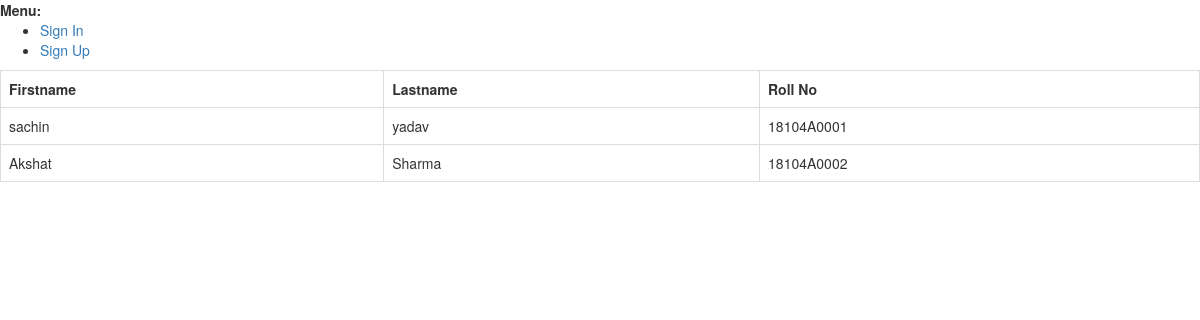
The app's page /detailed/2/2, older data.
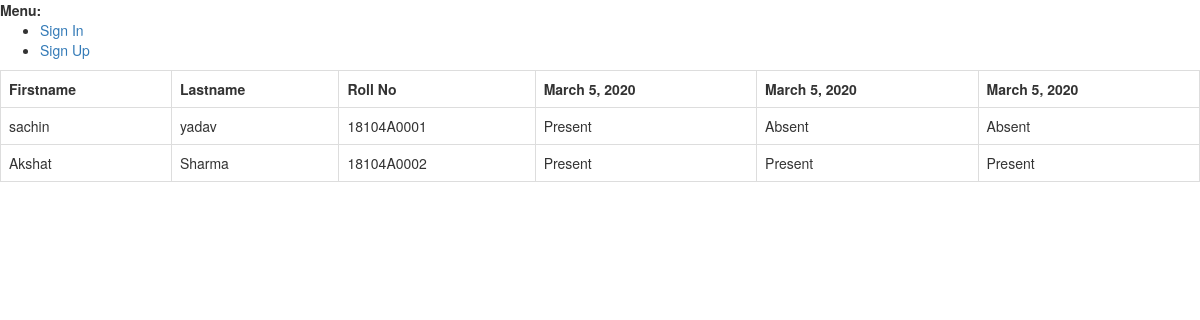
The same page, newer data.
### addentance/models.py (models this page shows, shortened)
class Attendance(models.Model):
    student  = models.ForeignKey('Student',on_delete=models.CASCADE,blank=True, null=True)
    subject = models.ForeignKey('Subject',on_delete=models.CASCADE,blank=True, null=True)
    detailed_attendance = models.ManyToManyField('AttendanceTimestamp')
    not_attended = models.IntegerField(default=0)
    total = models.IntegerField(default=0)

class Student(models.Model):
    first_name  = models.CharField(max_length = 100)
    last_name  = models.CharField(max_length = 100)
    roll_no  = models.CharField(max_length = 100)

class AttendanceTimestamp(models.Model):
    student  = models.ForeignKey('Student',on_delete=models.CASCADE,blank=True, null=True)
    subject = models.ForeignKey('Subject',on_delete=models.CASCADE,blank=True, null=True)
    present = models.BooleanField()
    timestamp = models.DateTimeField()

### addentance/views.py (the view)
# urls.py: path('detailed/<class_pk>/<subject_pk>', views.DetailedAttendance.as_view(), name="detailed-attendance"),
class DetailedAttendance(View):
    def get(self,request,class_pk,subject_pk,*args,**kwargs):
        class_ = Class.objects.get(pk=class_pk)
        subject = Subject.objects.get(pk=subject_pk)
        attendances = []
        for student in class_.students.all():
            attend = Attendance.objects.get(student =student,subject=subject)
            attendances.append(attend)
        context = {
            'attendance':attendances,
            'class':class_,
            'subject':subject,
            'last_attendance':attend,
        }
        return render(request,"detailed_atendance.html", context)

### templates/detailed_atendance.html
{% extends 'base.html' %}
{% block content %}
                <table class="table table-bordered">
                    <tr>
                        <th>Firstname</th>
                        <th>Lastname</th>
                        <th>Roll No</th>
                        {% for time in last_attendance.detailed_attendance.all %}
                                <th>{{time.timestamp.date}}</th>
                        {% endfor %}
                    </tr>
            {% for student in attendance %}
                <tr>
                    <td>{{student.student.first_name}}</td>
                    <td>{{student.student.last_name}}</td>
                    <td>{{student.student.roll_no}}</td>
                    {% for day in student.detailed_attendance.all  %}
                            {% if day.present %}
                                <td>Present</td>
                            {% else %}
                                <td>Absent</td>
                            {% endif %}
                    {% endfor %}
                </tr>
            {% endfor %}
                </table>
{% endblock content %}

### templates/base.html (shortened to what this page needs)
<!DOCTYPE html>
<html>
  <head>
    <link rel="stylesheet" href="https://maxcdn.bootstrapcdn.com/bootstrap/3.4.1/css/bootstrap.min.css">
  </head>
  <body>
    {% block body %}
    <div>
      <strong>Menu:</strong>
      <ul>
        {% if user.is_authenticated %}
        <li><a href="{% url 'account_email' %}">Change E-mail</a></li>
        <li><a href="{% url 'account_logout' %}">Sign Out</a></li>
        {% else %}
        <li><a href="{% url 'account_login' %}">Sign In</a></li>
        <li><a href="{% url 'account_signup' %}">Sign Up</a></li>
        {% endif %}
      </ul>
    </div>
    {% block content %}
    {% endblock %}
    {% endblock %}
  </body>
</html>

Row changes from the older to the newer data that the page shows:
added AttendanceTimestamp: timestamp "March 5, 2020", present "Present"
added AttendanceTimestamp: timestamp "March 5, 2020", present "Present"
added AttendanceTimestamp: timestamp "March 5, 2020", present "Present"
added AttendanceTimestamp: present "Present", shown under Attendance "sachin"
added AttendanceTimestamp: present "Absent", shown under Attendance "sachin"
added AttendanceTimestamp: present "Absent", shown under Attendance "sachin"
